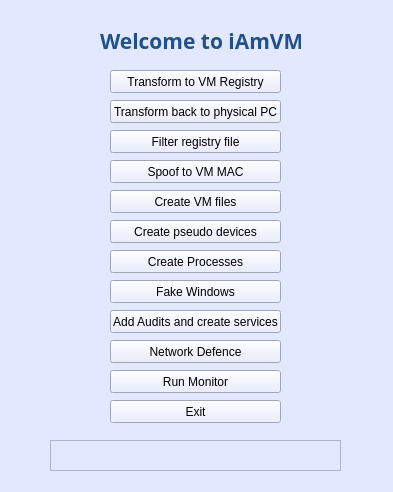
<?xml version="1.0" encoding="UTF-8"?>
<ui version="4.0">
 <class>Form</class>
 <widget class="QWidget" name="Form">
  <property name="geometry">
   <rect>
    <x>0</x>
    <y>0</y>
    <width>393</width>
    <height>492</height>
   </rect>
  </property>
  <property name="windowTitle">
   <string>iAmVM</string>
  </property>
  <property name="windowIcon">
   <iconset>
    <normaloff>icons/Virtualbox_logo.png</normaloff>icons/Virtualbox_logo.png</iconset>
  </property>
  <property name="autoFillBackground">
   <bool>false</bool>
  </property>
  <property name="styleSheet">
   <string notr="true">background-color: rgb(226, 233, 255);</string>
  </property>
  <widget class="QLabel" name="label">
   <property name="geometry">
    <rect>
     <x>100</x>
     <y>30</y>
     <width>201</width>
     <height>21</height>
    </rect>
   </property>
   <property name="font">
    <font>
     <family>Aharoni</family>
     <pointsize>16</pointsize>
     <weight>75</weight>
     <bold>true</bold>
     <underline>false</underline>
    </font>
   </property>
   <property name="styleSheet">
    <string notr="true">color: rgb(33, 80, 138);</string>
   </property>
   <property name="text">
    <string>Welcome to iAmVM</string>
   </property>
  </widget>
  <widget class="QPushButton" name="pushButton">
   <property name="geometry">
    <rect>
     <x>110</x>
     <y>70</y>
     <width>171</width>
     <height>23</height>
    </rect>
   </property>
   <property name="layoutDirection">
    <enum>Qt::LeftToRight</enum>
   </property>
   <property name="text">
    <string>Transform to VM Registry</string>
   </property>
   <property name="icon">
    <iconset>
     <normaloff>icons/Virtualbox_logo.png</normaloff>icons/Virtualbox_logo.png</iconset>
   </property>
  </widget>
  <widget class="QPushButton" name="pushButton_2">
   <property name="geometry">
    <rect>
     <x>110</x>
     <y>100</y>
     <width>171</width>
     <height>23</height>
    </rect>
   </property>
   <property name="text">
    <string>Transform back to physical PC</string>
   </property>
   <property name="icon">
    <iconset>
     <normaloff>icons/windows_logo.png</normaloff>icons/windows_logo.png</iconset>
   </property>
  </widget>
  <widget class="QPushButton" name="pushButton_3">
   <property name="geometry">
    <rect>
     <x>110</x>
     <y>130</y>
     <width>171</width>
     <height>23</height>
    </rect>
   </property>
   <property name="text">
    <string>Filter registry file</string>
   </property>
   <property name="icon">
    <iconset>
     <normaloff>icons/regedit-icon.png</normaloff>icons/regedit-icon.png</iconset>
   </property>
  </widget>
  <widget class="QPushButton" name="pushButton_4">
   <property name="geometry">
    <rect>
     <x>110</x>
     <y>160</y>
     <width>171</width>
     <height>23</height>
    </rect>
   </property>
   <property name="text">
    <string>Spoof to VM MAC</string>
   </property>
   <property name="icon">
    <iconset>
     <normaloff>icons/hardware.png</normaloff>icons/hardware.png</iconset>
   </property>
  </widget>
  <widget class="QPushButton" name="pushButton_6">
   <property name="geometry">
    <rect>
     <x>110</x>
     <y>190</y>
     <width>171</width>
     <height>23</height>
    </rect>
   </property>
   <property name="text">
    <string>Create VM files</string>
   </property>
   <property name="icon">
    <iconset>
     <normaloff>icons/download.jpg</normaloff>icons/download.jpg</iconset>
   </property>
  </widget>
  <widget class="QPushButton" name="pushButton_8">
   <property name="geometry">
    <rect>
     <x>110</x>
     <y>250</y>
     <width>171</width>
     <height>23</height>
    </rect>
   </property>
   <property name="text">
    <string>Create Processes</string>
   </property>
   <property name="icon">
    <iconset>
     <normaloff>icons/process-accept-icon.png</normaloff>icons/process-accept-icon.png</iconset>
   </property>
  </widget>
  <widget class="QPushButton" name="pushButton_9">
   <property name="geometry">
    <rect>
     <x>110</x>
     <y>310</y>
     <width>171</width>
     <height>23</height>
    </rect>
   </property>
   <property name="text">
    <string>Add Audits and create services</string>
   </property>
   <property name="icon">
    <iconset>
     <normaloff>icons/search-512.png</normaloff>icons/search-512.png</iconset>
   </property>
  </widget>
  <widget class="QPushButton" name="pushButton_10">
   <property name="geometry">
    <rect>
     <x>110</x>
     <y>400</y>
     <width>171</width>
     <height>23</height>
    </rect>
   </property>
   <property name="text">
    <string>Exit</string>
   </property>
   <property name="icon">
    <iconset>
     <normaloff>icons/exit.png</normaloff>icons/exit.png</iconset>
   </property>
  </widget>
  <widget class="QTextEdit" name="textEdit">
   <property name="geometry">
    <rect>
     <x>50</x>
     <y>440</y>
     <width>291</width>
     <height>31</height>
    </rect>
   </property>
  </widget>
  <widget class="QPushButton" name="pushButton_11">
   <property name="geometry">
    <rect>
     <x>110</x>
     <y>340</y>
     <width>171</width>
     <height>23</height>
    </rect>
   </property>
   <property name="text">
    <string>Network Defence</string>
   </property>
   <property name="icon">
    <iconset>
     <normaloff>icons/Network.ico</normaloff>icons/Network.ico</iconset>
   </property>
  </widget>
  <widget class="QPushButton" name="pushButton_12">
   <property name="geometry">
    <rect>
     <x>110</x>
     <y>370</y>
     <width>171</width>
     <height>23</height>
    </rect>
   </property>
   <property name="text">
    <string>Run Monitor</string>
   </property>
   <property name="icon">
    <iconset>
     <normaloff>icons/Activity Monitor.ico</normaloff>icons/Activity Monitor.ico</iconset>
   </property>
  </widget>
  <widget class="QPushButton" name="pushButton_7">
   <property name="geometry">
    <rect>
     <x>110</x>
     <y>220</y>
     <width>171</width>
     <height>23</height>
    </rect>
   </property>
   <property name="text">
    <string>Create pseudo devices</string>
   </property>
   <property name="icon">
    <iconset>
     <normaloff>icons/pipe2.png</normaloff>icons/pipe2.png</iconset>
   </property>
  </widget>
  <widget class="QLabel" name="label_2">
   <property name="geometry">
    <rect>
     <x>20</x>
     <y>10</y>
     <width>61</width>
     <height>51</height>
    </rect>
   </property>
   <property name="text">
    <string/>
   </property>
   <property name="pixmap">
    <pixmap>icons/shield.png</pixmap>
   </property>
   <property name="scaledContents">
    <bool>true</bool>
   </property>
  </widget>
  <widget class="QPushButton" name="pushButton_5">
   <property name="geometry">
    <rect>
     <x>110</x>
     <y>280</y>
     <width>171</width>
     <height>23</height>
    </rect>
   </property>
   <property name="text">
    <string>Fake Windows</string>
   </property>
   <property name="icon">
    <iconset>
     <normaloff>icons/win10.png</normaloff>icons/win10.png</iconset>
   </property>
  </widget>
 </widget>
 <resources/>
 <connections/>
</ui>
